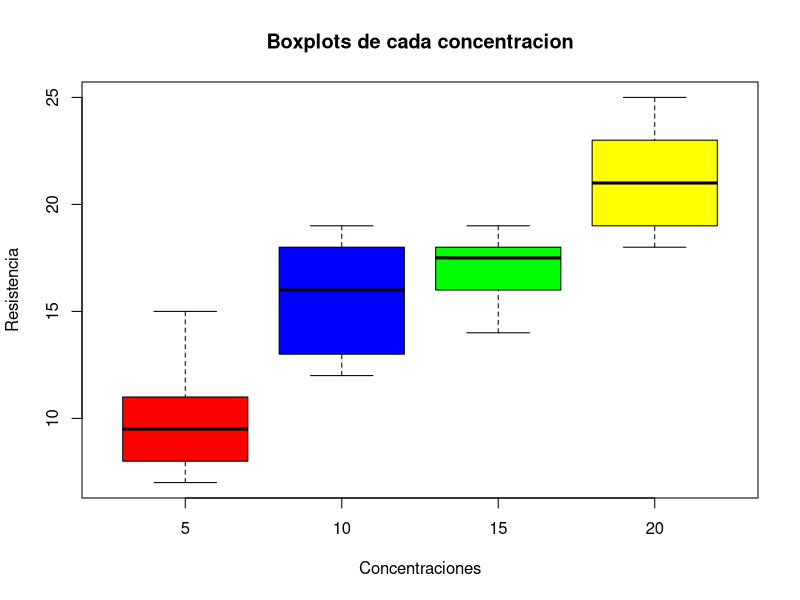
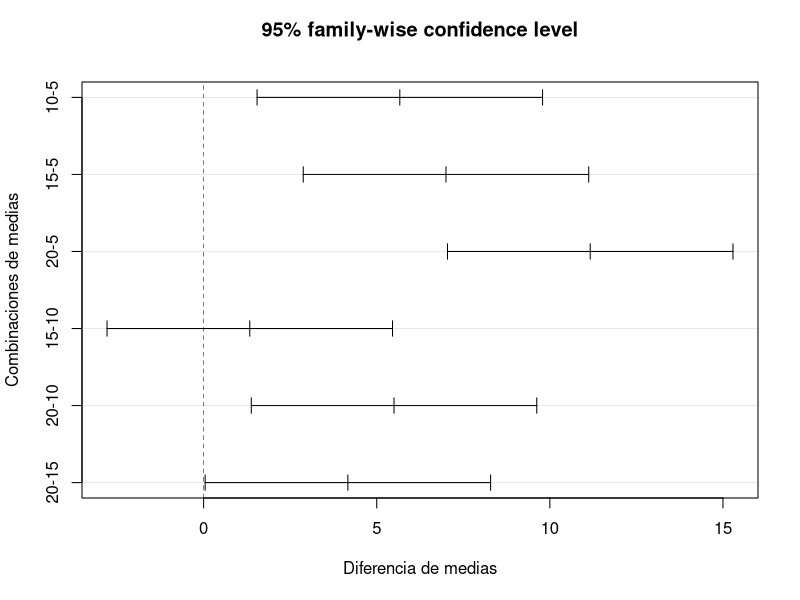
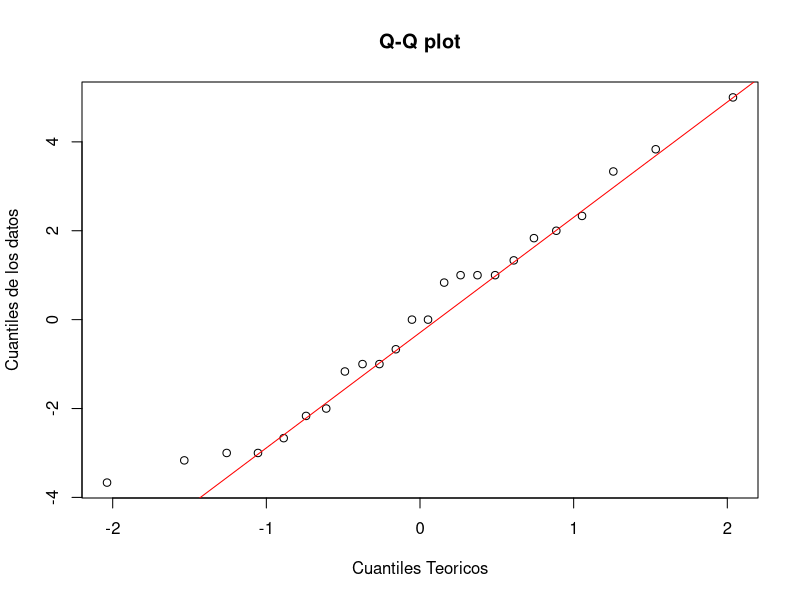
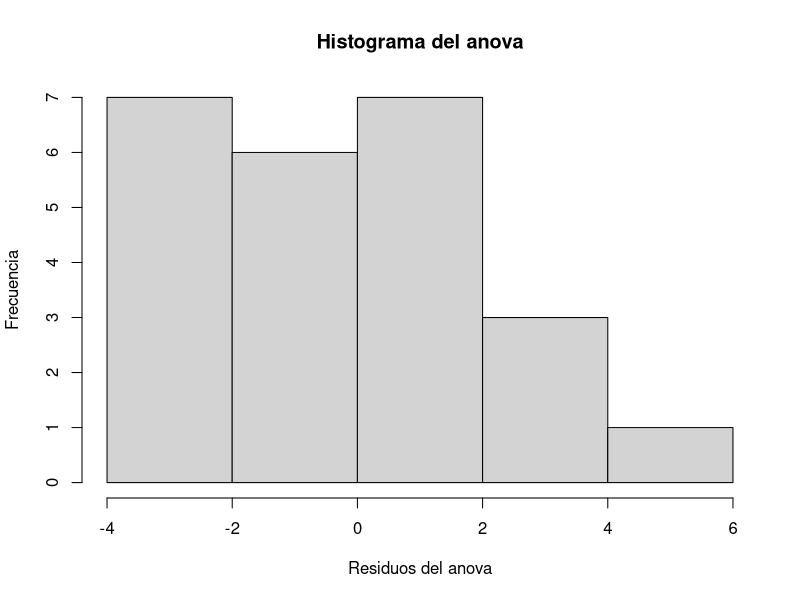
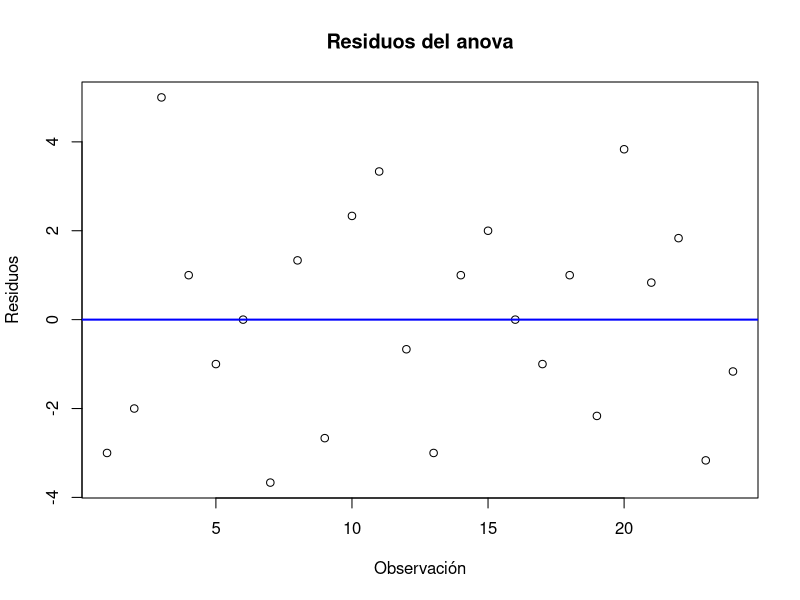

These charts were generated, in order, by the following R code:
## ---- chunk 1
knitr::opts_chunk$set(echo = TRUE)
## ---- chunk 2
df= read.csv(file="resistencia.csv")
df$Concentracion = as.factor(df$Concentracion)
## ---- chunk 3
c5 = subset(df$Resistencia,df$Concentracion==5)
c10 = subset(df$Resistencia,df$Concentracion==10)
c15 = subset(df$Resistencia,df$Concentracion==15)
c20 = subset(df$Resistencia,df$Concentracion==20)

data <- data.frame(Concentracion_5 = c5, Concentracion_10 = c10, Concentracion_15 = c15, Concentracion_20 = c20)

names(data) <- c("5", "10", "15", "20")  

head(data)
## ---- chunk 4
for (i in names(data)){
  cat("La media en la concentracion",i," es de ",mean(data[,i]),"\n")
}
## ---- chunk 5
boxplot(data,col=c("red","blue","green","yellow"),main="Boxplots de cada concentracion",xlab="Concentraciones",ylab="Resistencia" )
## ---- chunk 6
alfa = 0.05
## ---- chunk 7
SSTR = 0
SSE = 0
TSS = 0
for (i in names(data)){
  SSTR=SSTR+(mean(data[,i])-mean(colMeans(data)))^2
}
SSTR =SSTR*nrow(data)

for (i in names(data)) {
  for (j in data[[i]]) {
    SSE = SSE + (j - mean(data[[i]]))^2
  }
}

for (i in names(data)) {
  for (j in data[[i]]) {
    TSS = TSS + (j - mean(colMeans(data)))^2
  }
}
MSTR = SSTR/(ncol(data)-1)
MSE = SSE/(ncol(data)*(nrow(data)-1))
f = MSTR/MSE
crit=qf(1-alfa,ncol(data)-1,ncol(data)*(nrow(data)-1))
ANOVA = data.frame(
  Medida = c("SSTr (Inter grupos)","SSE (Intra grupos)","TSS (Total)","MSTR (Inter grupos)","MSE (Intra grupos)","f (Inter grupos)","Regla de decisión"),
  Valor = c(SSTR,SSE,TSS,MSTR,MSE,f,crit)
)
ANOVA
## ---- chunk 8
mod_lm = lm(df$Resistencia~df$Concentracion)
anova_r = aov(df$Resistencia~df$Concentracion)
summary(anova_r)
## ---- chunk 9
TukeyHSD(anova_r)
## ---- chunk 10
tuk_plot <- function (x, xlab, ylab, ylabels = NULL, ...) {
  for (i in seq_along(x)) {
    xi <- x[[i]][, -4L, drop = FALSE]
    yvals <- nrow(xi):1L
    dev.hold()
    on.exit(dev.flush())
    plot(c(xi[, "lwr"], xi[, "upr"]), rep.int(yvals, 2L), 
         type = "n", axes = FALSE, xlab = "", ylab = "", main = NULL, 
         ...)
    axis(1, ...)
    # change for custom axis labels
    if (is.null(ylabels)) ylabels <- dimnames(xi)[[1L]]

    axis(2, at = nrow(xi):1, labels = ylabels, 
         srt = 0, ...)
    abline(h = yvals, lty = 1, lwd = 0.5, col = "lightgray")
    abline(v = 0, lty = 2, lwd = 0.5, ...)
    segments(xi[, "lwr"], yvals, xi[, "upr"], yvals, ...)
    segments(as.vector(xi), rep.int(yvals - 0.1, 3L), as.vector(xi), 
             rep.int(yvals + 0.1, 3L), ...)
    title(main = paste0(format(100 * attr(x, "conf.level"), 
                               digits = 2L), "% family-wise confidence level\n"), 
          # change for custom axis titles
          xlab = xlab, ylab = ylab)

    box()
    dev.flush()
    on.exit()
  }
}
## ---- chunk 11
tukey = TukeyHSD(anova_r,conf.level=1-alfa)
#plot(tukey,cex.axis=0.6,main="Prueba Tukey de diferencia de medias de las concentraciones",xlab="Diferencia de medias",ylab="Combinaciones de medias")
tuk_plot(tukey,"Diferencia de medias","Combinaciones de medias")
## ---- chunk 12
library(nortest)
library(lmtest)
shapiro.test(residuals(anova_r))
## ---- chunk 13
qqnorm(residuals(anova_r),main="Q-Q plot",ylab="Cuantiles de los datos",xlab="Cuantiles Teoricos")
qqline(residuals(anova_r),col="red")
## ---- chunk 14
hist(residuals(anova_r),main="Histograma del anova",xlab="Residuos del anova",ylab="Frecuencia")
## ---- chunk 15
bptest(anova_r)
## ---- chunk 16
fisher.test(table(df))
## ---- chunk 17
dwtest(anova_r)
## ---- chunk 18
plot(residuals(anova_r),main="Residuos del anova",xlab="Observación",ylab="Residuos")
abline(h=0,col="blue",lwd=2)
## ---- chunk 19
for (col in names(data)) {
  result <- t.test(data[[col]])
  
  cat("Concentración:", col, "\n")
  cat("Intervalo de confianza del 95% para la media de resistencia:[", 
      result$conf.int, "]\n\n")
}
